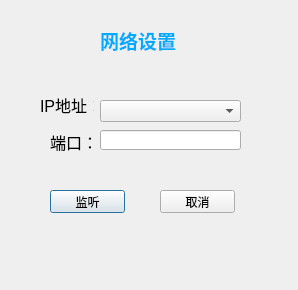
<?xml version="1.0" encoding="UTF-8"?>
<ui version="4.0">
 <class>TcpDialog</class>
 <widget class="QDialog" name="TcpDialog">
  <property name="geometry">
   <rect>
    <x>0</x>
    <y>0</y>
    <width>298</width>
    <height>290</height>
   </rect>
  </property>
  <property name="windowTitle">
   <string>网络设置</string>
  </property>
  <widget class="QLabel" name="label">
   <property name="geometry">
    <rect>
     <x>40</x>
     <y>90</y>
     <width>54</width>
     <height>31</height>
    </rect>
   </property>
   <property name="text">
    <string>&lt;html&gt;&lt;head/&gt;&lt;body&gt;&lt;p&gt;&lt;span style=&quot; font-size:12pt;&quot;&gt;IP地址：&lt;/span&gt;&lt;/p&gt;&lt;/body&gt;&lt;/html&gt;</string>
   </property>
  </widget>
  <widget class="QLabel" name="label_2">
   <property name="geometry">
    <rect>
     <x>50</x>
     <y>130</y>
     <width>41</width>
     <height>21</height>
    </rect>
   </property>
   <property name="text">
    <string>&lt;html&gt;&lt;head/&gt;&lt;body&gt;&lt;p&gt;&lt;span style=&quot; font-size:12pt;&quot;&gt;端口：&lt;/span&gt;&lt;/p&gt;&lt;/body&gt;&lt;/html&gt;</string>
   </property>
  </widget>
  <widget class="QLineEdit" name="Port">
   <property name="geometry">
    <rect>
     <x>100</x>
     <y>130</y>
     <width>141</width>
     <height>20</height>
    </rect>
   </property>
  </widget>
  <widget class="QPushButton" name="ListenPushButton">
   <property name="geometry">
    <rect>
     <x>50</x>
     <y>190</y>
     <width>75</width>
     <height>23</height>
    </rect>
   </property>
   <property name="text">
    <string>监听</string>
   </property>
  </widget>
  <widget class="QPushButton" name="CancelPushButton">
   <property name="geometry">
    <rect>
     <x>160</x>
     <y>190</y>
     <width>75</width>
     <height>23</height>
    </rect>
   </property>
   <property name="text">
    <string>取消</string>
   </property>
  </widget>
  <widget class="QLabel" name="label_3">
   <property name="geometry">
    <rect>
     <x>100</x>
     <y>20</y>
     <width>91</width>
     <height>41</height>
    </rect>
   </property>
   <property name="text">
    <string>&lt;html&gt;&lt;head/&gt;&lt;body&gt;&lt;p&gt;&lt;span style=&quot; font-size:14pt; font-weight:600; color:#00aaff;&quot;&gt;网络设置&lt;/span&gt;&lt;/p&gt;&lt;/body&gt;&lt;/html&gt;</string>
   </property>
  </widget>
  <widget class="QComboBox" name="IPComboBox">
   <property name="geometry">
    <rect>
     <x>100</x>
     <y>100</y>
     <width>141</width>
     <height>22</height>
    </rect>
   </property>
  </widget>
 </widget>
 <resources/>
 <connections/>
</ui>
